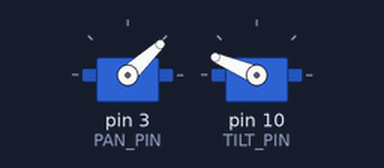
A sketch run on a simulated Arduino Uno, built with avr-gcc and run on an emulated ATmega328P. On the bench: 2 × servo.

Above: at 0.05 s.
At 1.25 s:
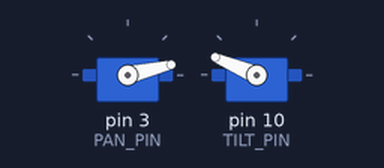
At 2.5 s:
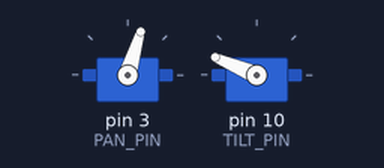
At 5.0 s:
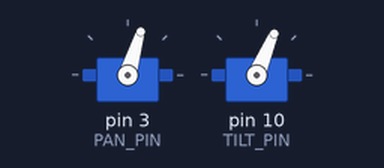
Timing chart, 0 to 6.5 s (numbered marks = the images above):
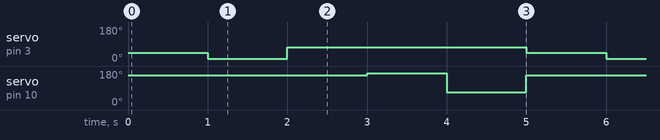

Measured:
- by itself, servo on pin 3 (PAN_PIN): repeats every 5.0 s: 73° 3.0 s, 43° 1.0 s, 13° 1.0 s
- by itself, servo on pin 10 (TILT_PIN): repeats every 5.0 s: 67° 1.0 s, 157° 3.0 s, 167° 1.0 s

The sketch:

servo_test.ino
```cpp
#include <Servo.h>

Servo pan_servo;
Servo tilt_servo;

const int PAN_PIN = 3;
const int TILT_PIN = 10;
const int DELAY = 1000;

void setup() {
  pan_servo.attach(PAN_PIN);
  tilt_servo.attach(TILT_PIN);
}

void loop() {
  pan(0);
  tilt(0);
  delay(DELAY);

  pan(-30);
  delay(DELAY);
  pan(30);
  delay(DELAY);

  tilt(-10);
  delay(DELAY);
  tilt(90);
  delay(DELAY);
}


bool pan(int deg) {
  // deg as in degrees
  // Pan to the correct angle - include calibration

  if(deg < -30 || deg > 30) {
    // outside of bounds
    return false;
  }

  deg += 43; // take calibration into account
  pan_servo.write(deg);

  return true; // if successful
}

bool tilt(int deg) {
  // Tilt to the correct angle - include calibration

  if(deg < -10 || deg > 90) {
    // outside of bounds
    return false;
  }

  deg = -deg;
  deg += 157; // take calibration into account
  tilt_servo.write(deg);

  return true; // if successful
}
```
